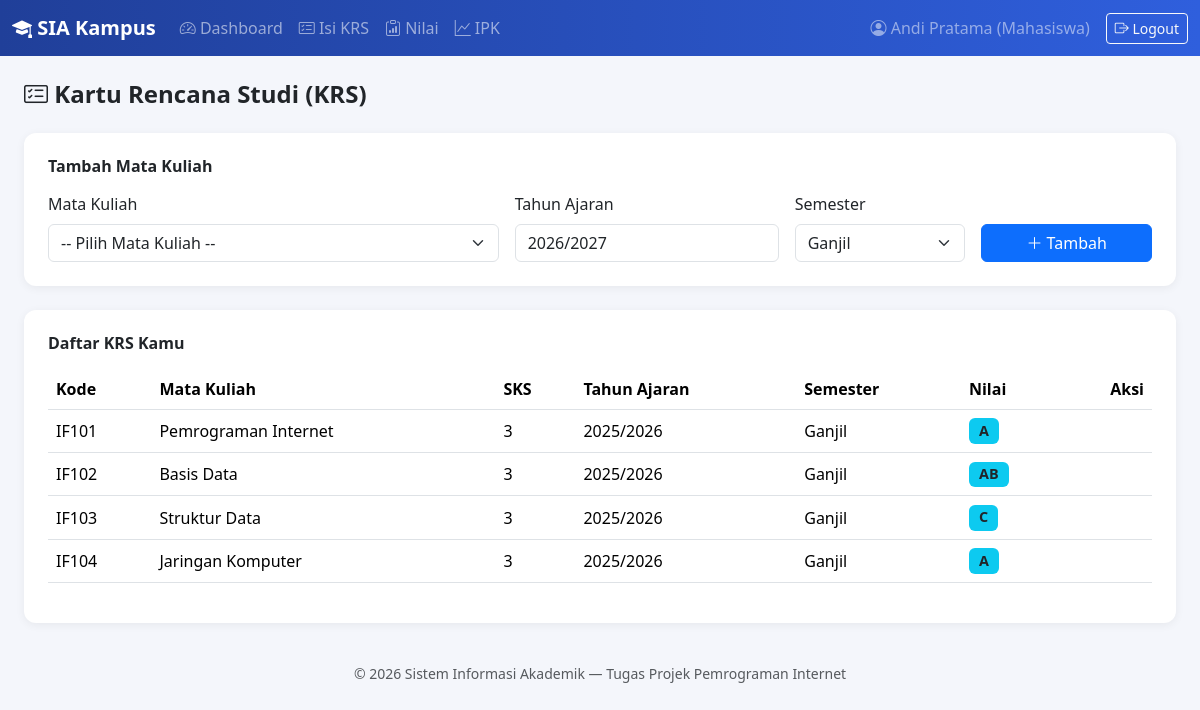
The page /mahasiswa/krs.php (signed in) on the database its author committed.
### tables this page shows
CREATE TABLE krs (
    id INT AUTO_INCREMENT PRIMARY KEY,
    mahasiswa_id INT NOT NULL,
    matakuliah_id INT NOT NULL,
    tahun_ajaran VARCHAR(9) NOT NULL,  
    semester ENUM('Ganjil', 'Genap') NOT NULL,
    created_at TIMESTAMP DEFAULT CURRENT_TIMESTAMP,
    FOREIGN KEY (mahasiswa_id) REFERENCES mahasiswa(id) ON DELETE CASCADE,
    FOREIGN KEY (matakuliah_id) REFERENCES matakuliah(id) ON DELETE CASCADE,
    UNIQUE KEY unique_krs (mahasiswa_id, matakuliah_id, tahun_ajaran, semester)
);

CREATE TABLE matakuliah (
    id INT AUTO_INCREMENT PRIMARY KEY,
    kode_mk VARCHAR(20) NOT NULL UNIQUE,
    nama_mk VARCHAR(100) NOT NULL,
    sks INT NOT NULL,
    dosen_id INT NULL,
    semester_ajaran ENUM('Ganjil', 'Genap') NOT NULL DEFAULT 'Ganjil',
    FOREIGN KEY (dosen_id) REFERENCES dosen(id) ON DELETE SET NULL
);

CREATE TABLE nilai (
    id INT AUTO_INCREMENT PRIMARY KEY,
    krs_id INT NOT NULL UNIQUE,
    nilai_angka DECIMAL(5,2) NULL,
    nilai_huruf VARCHAR(2) NULL,
    bobot DECIMAL(3,2) NULL,  
    updated_at TIMESTAMP DEFAULT CURRENT_TIMESTAMP ON UPDATE CURRENT_TIMESTAMP,
    FOREIGN KEY (krs_id) REFERENCES krs(id) ON DELETE CASCADE
);

### includes/auth.php (called while the page is built, shortened)
<?php
function h($str) {
    return htmlspecialchars($str ?? '', ENT_QUOTES, 'UTF-8');
}

### mahasiswa/krs.php (the view, shortened to what this page needs)
<?php
require_once __DIR__ . '/../includes/auth.php';
require_once __DIR__ . '/../config/database.php';
$user = currentUser();
$tahunAjaranDefault = date('Y') . '/' . (date('Y') + 1);
$stmt = $pdo->prepare('
    SELECT k.id AS krs_id, k.tahun_ajaran, k.semester, mk.kode_mk, mk.nama_mk, mk.sks,
           n.nilai_huruf
    FROM krs k
    JOIN matakuliah mk ON k.matakuliah_id = mk.id
    LEFT JOIN nilai n ON n.krs_id = k.id
    WHERE k.mahasiswa_id = ?
    ORDER BY k.tahun_ajaran DESC, k.semester, mk.kode_mk
');
$stmt->execute([$user['ref_id']]);
$krsList = $stmt->fetchAll();
require_once __DIR__ . '/../includes/header.php';
?>
<h4 class="fw-bold mb-4"><i class="bi bi-card-checklist"></i> Kartu Rencana Studi (KRS)</h4>
<div class="card p-4 mb-4">
    <h6 class="fw-bold mb-3">Tambah Mata Kuliah</h6>
    <form method="post" class="row g-3">
        <div class="col-md-5">
            <label class="form-label">Mata Kuliah</label>
            <select name="matakuliah_id" class="form-select" required>
                <option value="">-- Pilih Mata Kuliah --</option>
            </select>
        </div>
        <div class="col-md-3">
            <label class="form-label">Tahun Ajaran</label>
            <input type="text" name="tahun_ajaran" class="form-control" value="<?= h($tahunAjaranDefault) ?>" placeholder="2025/2026" required>
        </div>
        <div class="col-md-2">
            <label class="form-label">Semester</label>
            <select name="semester" class="form-select">
                <option value="Ganjil">Ganjil</option>
            </select>
        </div>
        <div class="col-md-2 d-flex align-items-end">
            <button type="submit" class="btn btn-primary w-100"><i class="bi bi-plus-lg"></i> Tambah</button>
        </div>
    </form>
</div>
<div class="card p-4">
    <h6 class="fw-bold mb-3">Daftar KRS Kamu</h6>
    <div class="table-responsive">
        <table class="table table-hover align-middle">
            <thead>
                <tr>
                    <th>Kode</th>
                    <th>Mata Kuliah</th>
                    <th>SKS</th>
                    <th>Tahun Ajaran</th>
                    <th>Semester</th>
                    <th>Nilai</th>
                    <th class="text-end">Aksi</th>
                </tr>
            </thead>
            <tbody>
            <?php foreach ($krsList as $row): ?>
                <tr>
                    <td><?= h($row['kode_mk']) ?></td>
                    <td><?= h($row['nama_mk']) ?></td>
                    <td><?= h($row['sks']) ?></td>
                    <td><?= h($row['tahun_ajaran']) ?></td>
                    <td><?= h($row['semester']) ?></td>
                    <td>
                        <?php if ($row['nilai_huruf']): ?>
                            <span class="badge bg-info text-dark badge-huruf"><?= h($row['nilai_huruf']) ?></span>
                        <?php else: ?>
                            <span class="text-muted small">Belum dinilai</span>
                        <?php endif; ?>
                    </td>
                    <td class="text-end">
                    </td>
                </tr>
            <?php endforeach; ?>
            </tbody>
        </table>
    </div>
</div>
<?php require_once __DIR__ . '/../includes/footer.php'; ?>

### assets/css/style.css (style rules this page uses)
:root { --brand: #2f5fdd; --brand-dark: #203f99; }
body { background-color: #f4f6fb; font-family: 'Segoe UI', system-ui, -apple-system, sans-serif; }
.card { border: none; border-radius: 12px; box-shadow: 0 2px 10px rgba(0,0,0,0.06); }
.table thead { background-color: #eef1fa; }
.badge-huruf { font-size: 0.9rem; padding: 0.4em 0.7em; }

### rows shown on the page
krs: matakuliah.kode_mk "IF101", matakuliah.nama_mk "Pemrograman Internet", matakuliah.sks "3", tahun_ajaran "2025/2026", semester "Ganjil", nilai.nilai_huruf "A"
krs: matakuliah.kode_mk "IF102", matakuliah.nama_mk "Basis Data", matakuliah.sks "3", tahun_ajaran "2025/2026", semester "Ganjil", nilai.nilai_huruf "AB"
krs: matakuliah.kode_mk "IF103", matakuliah.nama_mk "Struktur Data", matakuliah.sks "3", tahun_ajaran "2025/2026", semester "Ganjil", nilai.nilai_huruf "C"
krs: matakuliah.kode_mk "IF104", matakuliah.nama_mk "Jaringan Komputer", matakuliah.sks "3", tahun_ajaran "2025/2026", semester "Ganjil", nilai.nilai_huruf "A"

### other values the page prints
$user['nama'] "Andi Pratama"
$user['role'] "Mahasiswa"
